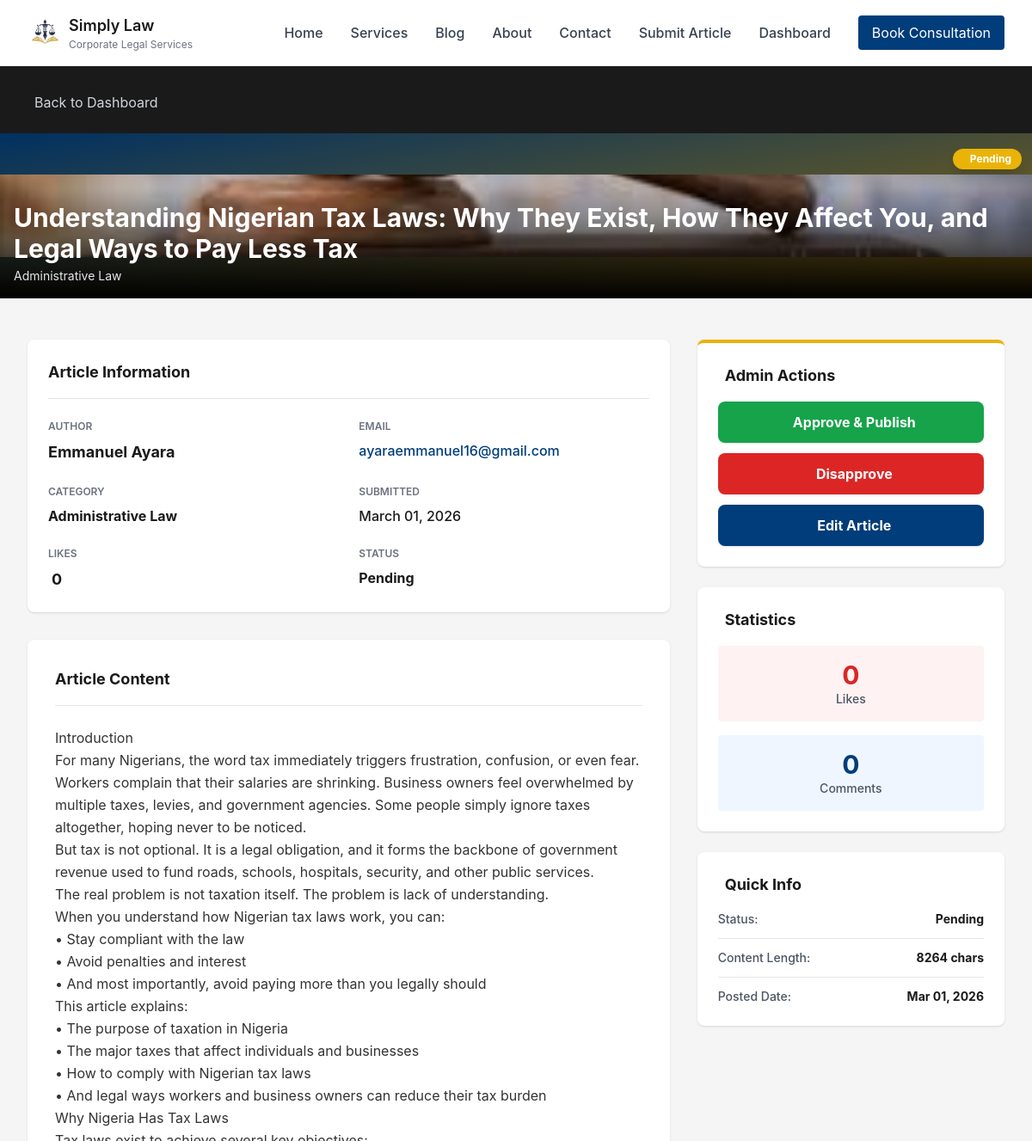
Before: /admin/view/11 (signed in, upper part) with the older database file.
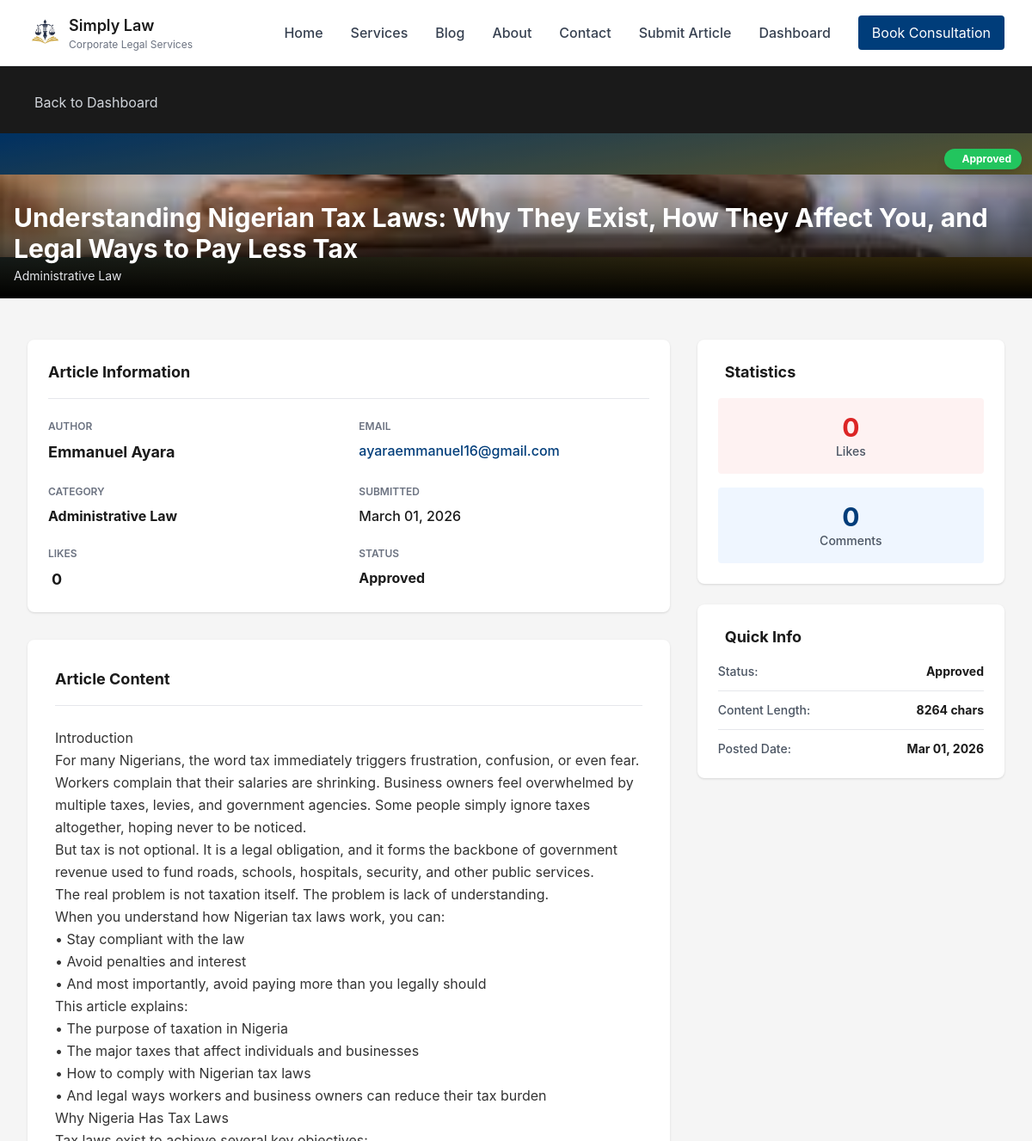
After: the same page with the newer database file.
### models.py (models this page shows, shortened)
class Article(db.Model):
    id = db.Column(db.Integer, primary_key=True)
    email = db.Column(db.String(120), nullable=False)
    title = db.Column(db.String(200), nullable=False)
    content = db.Column(db.Text, nullable=False)
    author = db.Column(db.String(100), nullable=False)
    date_posted = db.Column(db.DateTime, default=datetime.utcnow, nullable=False)
    date_submitted = db.Column(db.DateTime, default=datetime.utcnow, nullable=False)
    status = db.Column(
        db.String(20),
        nullable=False,
        default='pending',
        index=True  # ✅ Frequently queried
    )
    category = db.Column(
        db.String(100),
        nullable=False,
        default='General',
        index=True  # ✅ Frequently used for filtering
    )
    likes = db.Column(db.Integer, default=0, nullable=False)
    views = db.Column(db.Integer, default=0, nullable=False)
    cover_image = db.Column(db.String(255), nullable=True)
    document_filename = db.Column(db.String(255), nullable=True)
    deleted_at = db.Column(db.DateTime, nullable=True)
    is_draft = db.Column(db.Boolean, default=False, nullable=False)
    comments = db.relationship('Comment', backref='article', lazy=True, cascade='all, delete-orphan')
    visits = db.relationship('Visit', backref='article', lazy=True, cascade='all, delete-orphan')
    __table_args__ = (
        db.Index('idx_article_status_category', 'status', 'category'),
        db.Index('idx_article_date_posted', 'date_posted'),
        db.Index('idx_article_deleted_at', 'deleted_at'),  # ✅ For soft delete queries
        db.Index('idx_article_is_draft', 'is_draft'),  # ✅ For draft queries
    )
    def is_deleted(self):
        return self.deleted_at is not None

### blueprints/admin.py (the view)
@admin_bp.route('/admin/view/<int:article_id>')
@login_required
@admin_required
def admin_view_article(article_id):
    try:
        article = Article.query.get_or_404(article_id)
        if article.is_deleted():
            flash("This article has been deleted.", "warning")
            return redirect(url_for('admin.admin_dashboard')), 404
        page = request.args.get('page', 1, type=int)
        paginated_comments = Comment.query.filter(
            Comment.article_id == article_id,
            Comment.parent_id.is_(None),  # Only root comments
            Comment.deleted_at.is_(None)  # Exclude soft-deleted comments
        ).order_by(Comment.date_posted.desc()).paginate(
            page=page,
            per_page=5,
            error_out=False
        )
        logger.info(f"Admin {current_user.username} viewed article {article_id}")
        return render_template(
            'admin_view_article.html',
            article=article,
            paginated_comments=paginated_comments
        )
    except Exception as e:
        logger.error(f"Error viewing article {article_id}: {str(e)}")
        flash('Error loading article.', 'danger')
        return redirect(url_for('admin.admin_dashboard'))

### security.py (called while the page is built)
def admin_required(f):
    @wraps(f)
    def decorated_function(*args, **kwargs):
        if not current_user.is_authenticated:
            flash('You must be logged in.', 'danger')
            return redirect(url_for('auth.admin_login'))
        if not current_user.is_admin:
            flash('You do not have permission to access this page.', 'danger')
            return redirect(url_for('public.home'))
        return f(*args, **kwargs)
    return decorated_function

### templates/admin_view_article.html (shortened to what the changed rows need)
{% extends 'base.html' %}
{% block content %}
<section class="relative h-48 bg-gradient-to-br from-law-blue to-law-gold overflow-hidden">
    {% if article.cover_image %}
        <img src="{{ url_for('static', filename='uploads/' + article.cover_image) }}" alt="{{ article.title }}" class="w-full h-full object-cover">
        <div class="absolute inset-0 bg-black bg-opacity-20"></div>
    {% else %}
        <div class="w-full h-full flex items-center justify-center">
            <i class="fas fa-image text-white text-4xl opacity-20"></i>
        </div>
    {% endif %}
    <div class="absolute top-3 right-3">
        {% if article.status == 'pending' %}
            <span class="inline-flex items-center gap-2 px-3 py-1 bg-yellow-500 text-white rounded-full text-xs font-bold shadow-lg">
                Pending
            </span>
        {% elif article.status == 'approved' %}
            <span class="inline-flex items-center gap-2 px-3 py-1 bg-green-500 text-white rounded-full text-xs font-bold shadow-lg">
                Approved
            </span>
        {% elif article.status == 'disapproved' %}
            <span class="inline-flex items-center gap-2 px-3 py-1 bg-red-500 text-white rounded-full text-xs font-bold shadow-lg">
                <i class="fas fa-times-circle"></i>Disapproved
            </span>
        {% endif %}
    </div>
    <div class="absolute bottom-0 left-0 right-0 bg-gradient-to-t from-black via-black/50 to-transparent p-4">
        <div class="max-w-7xl mx-auto">
            <h1 class="text-2xl md:text-3xl font-bold text-white mb-1">{{ article.title }}</h1>
            <p class="text-gray-200 text-sm">{{ article.category }}</p>
        </div>
    </div>
</section>
<section class="py-12 bg-law-gray">
    <div class="max-w-7xl mx-auto px-4 sm:px-6 lg:px-8">
        <div class="grid grid-cols-1 lg:grid-cols-3 gap-8">
            <div class="lg:col-span-2 space-y-8">
                <div class="bg-white rounded-lg shadow p-6">
                    <div class="space-y-6">
                        <div class="grid grid-cols-1 md:grid-cols-2 gap-6">
                            <div>
                                <p class="text-xs text-gray-500 font-semibold uppercase mb-2">Author</p>
                                <p class="text-law-dark font-bold text-lg">{{ article.author }}</p>
                            </div>
                            <div>
                                <p class="text-law-blue font-medium"><a href="mailto:{{ article.email }}" class="hover:underline">{{ article.email }}</a></p>
                            </div>
                        </div>
                        <div class="grid grid-cols-1 md:grid-cols-2 gap-6">
                            <div>
                                <p class="text-xs text-gray-500 font-semibold uppercase mb-2">Category</p>
                                <p class="text-law-dark font-bold">{{ article.category }}</p>
                            </div>
                            <div>
                                <p class="text-xs text-gray-500 font-semibold uppercase mb-2">Submitted</p>
                                <p class="text-law-dark font-medium">{{ article.date_posted.strftime('%B %d, %Y') }}</p>
                            </div>
                        </div>
                        <div class="grid grid-cols-1 md:grid-cols-2 gap-6">
                            <div>
                                <p class="text-xs text-gray-500 font-semibold uppercase mb-2">Likes</p>
                                <p class="text-law-dark font-bold text-lg">{{ article.likes or 0 }}</p>
                            </div>
                            <div>
                                <p class="text-xs text-gray-500 font-semibold uppercase mb-2">Status</p>
                                <p class="text-law-dark font-bold capitalize">{{ article.status }}</p>
                            </div>
                        </div>
                    </div>
                </div>
                <div class="bg-white rounded-lg shadow p-8">
                    <div class="prose prose-lg max-w-none text-gray-700 leading-relaxed">
                        {{ article.content|linebreaks }}
                    </div>
                </div>
            </div>
            <div class="space-y-6">
                {% if article.status == 'pending' %}
                <div class="bg-white rounded-lg shadow p-6 border-t-4 border-yellow-500">
                    <h3 class="text-lg font-bold text-law-dark mb-4 flex items-center gap-2">
                        Admin Actions
                    </h3>
                    <div class="space-y-3">
                        <form method="POST" action="{{ url_for('admin.approve_article', article_id=article.id) }}" style="display:block;">
                            <button type="submit" class="w-full px-6 py-3 bg-green-600 hover:bg-green-700 text-white font-bold rounded-lg transition inline-flex items-center justify-center gap-2 shadow">
                                Approve & Publish
                            </button>
                        </form>
                        <form method="POST" action="{{ url_for('admin.disapprove_article', article_id=article.id) }}" style="display:block;">
                            <button type="submit" class="w-full px-6 py-3 bg-red-600 hover:bg-red-700 text-white font-bold rounded-lg transition inline-flex items-center justify-center gap-2 shadow" onclick="return confirm('Are you sure you want to disapprove this article?');">
                                Disapprove
                            </button>
                        </form>
                        <a href="{{ url_for('articles.edit_article', article_id=article.id) }}" class="block w-full px-6 py-3 bg-law-blue hover:bg-opacity-90 text-white font-bold rounded-lg transition text-center inline-flex items-center justify-center gap-2 shadow">
                            Edit Article
                        </a>
                    </div>
                </div>
                {% endif %}
                <div class="bg-white rounded-lg shadow p-6">
                    <div class="space-y-4">
                        <div class="bg-red-50 rounded p-4 text-center">
                            <p class="text-3xl font-bold text-red-600">{{ article.likes or 0 }}</p>
                            <p class="text-sm text-gray-600 font-medium">Likes</p>
                        </div>
                    </div>
                </div>
                <div class="bg-white rounded-lg shadow p-6">
                    <div class="space-y-3 text-sm">
                        <div class="flex justify-between">
                            <span class="text-gray-600 font-medium">Status:</span>
                            <span class="font-bold text-law-dark capitalize">{{ article.status }}</span>
                        </div>
                        <div class="flex justify-between">
                            <span class="text-gray-600 font-medium">Posted Date:</span>
                            <span class="font-bold text-law-dark">{{ article.date_posted.strftime('%b %d, %Y') }}</span>
                        </div>
                    </div>
                </div>
            </div>
        </div>
    </div>
</section>
{% endblock %}

Changed rows visible on the page:
changed Article "Emmanuel Ayara": status "Pending" → "Approved"
Other visible differences:
text no longer shown: "Pending Admin Actions Approve & Publish Disapprove Edit Article"
text now shown: "Approved"
